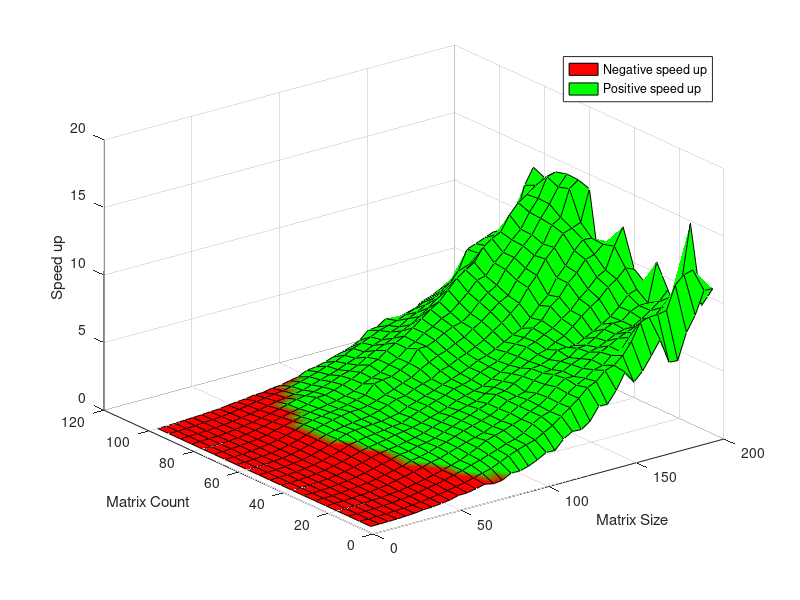

Source code (MATLAB):
clc;
clear;

speedup = [0.00109289617486339	0.00628366247755835	0.0144020037570445	0.0292207792207792	0.06503884572697	0.0981366459627329	0.184321045263649	0.207066381156317	0.281458333333333	0.366247755834829	0.539622641509434	0.550979680696662	0.683421159302797	0.836107014956815	0.705105372514099	0.777763175187278	1.13171904516572	1.12213302752294	1.3038377986966	1.59055588762702	1.96042518397383	1.9355702805583	2.61372257958107	2.9895920765486	2.95172615564658	3.3908969210174	4.33522822270523	4.30431491294474	5.16006389776358	6.33058419243986	5.40330754867965	6.05508948545861	7.0234223482023	8.03180212014134	6.17869796279894	6.12206671577397	8.02924824752236	9.13580078922303	10.7946808510638	10.7440529194759;
0.000698421567257997	0.00386029411764706	0.0125050423557886	0.0301399354144241	0.0557104771243833	0.101144521736362	0.150659569544087	0.215154575463877	0.299116867824551	0.401174197384067	0.51620233012519	0.638203686174063	0.758761567880125	0.927292899408284	1.11179483531337	1.27768961106637	1.56885960799025	1.85252147573183	2.11475687772679	2.32669291775276	2.50780318403381	2.86842973842726	3.2362209502235	3.73982392542724	4.20690140561845	4.71429861257411	5.33607840862959	5.60988525188844	6.23894273127753	6.45321626916372	6.99274770536332	7.84958584337349	9.11229622001342	9.30493898590364	9.33461829976936	9.44465890960034	11.1668618127076	11.752942018953	11.9196158075447	9.10816766467066;
0.00250757496604326	0.00480653950953678	0.0165831909417993	0.0390154627299087	0.073272047214328	0.124369379249836	0.18398765614029	0.256703148067201	0.355335917103151	0.497955988518744	0.604542682238135	0.737828424182647	0.926811555697256	1.10152477074177	1.32024773077301	1.50969652865551	1.73049137428532	1.94440756965647	2.19701452432202	2.36771691946206	2.64174877951898	3.13386892546828	3.52182647607029	3.70096039534721	4.157572589004	4.69204794173151	5.12264741001876	5.45852403303608	5.91124013489553	6.06568311391319	6.62724547136293	6.7322962501314	7.59906063652071	7.69533165806279	7.46445403934966	8.03621913794364	8.1830759681066	8.6964168798266	10.6605825357788	14.8416826923077;
0.000729873731844391	0.00477280561423357	0.0175622229559329	0.0435705770882173	0.0953881733256002	0.115275573703261	0.184607582977896	0.259096213886959	0.355614012156068	0.462575486396353	0.594143957265242	0.731644403769196	0.920183729599173	1.09861833269059	1.2977422066888	1.57790629957628	1.8723688085792	2.22256826965274	2.42523312573259	2.62755604711326	2.87157777023384	3.1105010500489	3.51845158659549	3.76382305772548	4.20272953499059	4.78996618967932	5.25552189656397	5.21977761595074	5.6370412538025	6.10828428644345	6.48799504778333	6.77009891770212	7.16259434807971	7.43538290981444	7.67727251076802	7.7771355544546	7.92181537114062	8.55444420777766	9.15029166745326	7.43958965848875;
0.000701959637320854	0.00530168554328532	0.0196581416933072	0.0536132321452952	0.10218305533242	0.156785483684045	0.233758132649862	0.329651052678968	0.472855340041329	0.607817778556708	0.754828537642885	0.917176395004885	1.12894561603719	1.24541693490144	1.46541869719551	1.67449417875952	1.90134873321935	2.08264177745469	2.26541359532623	2.55880881934422	2.78129667270208	3.1708241439955	3.52493973398008	3.81699812717382	4.11723537943614	4.58768720206611	5.13240346635573	5.22517398124451	5.54414930900407	5.80205596677313	6.10952285790317	6.27377337382132	6.57000230946036	6.90165436895934	7.09439261288847	7.15312502928105	7.51134005193759	7.95294185779707	8.44096249710292	9.13953996214878;
0.000776212085025078	0.00660113367295688	0.0217334736891906	0.0624039938556067	0.116256353265587	0.178809562272925	0.26888388687277	0.376093438067726	0.509394524786668	0.660835539498698	0.795472014361019	1.03790697137047	1.13582989527134	1.31001169521675	1.52259550855906	1.70828079173692	1.944943947912	2.19339905888005	2.38717533672909	2.5912388037379	2.79528937073215	3.12132524612447	3.53425043119969	3.69760606456079	3.85268801986156	4.49757060786991	4.88195677418488	4.96257868214102	5.39521524339542	5.49921413718522	6.00193558344909	6.06601992440083	6.44932703682946	6.88344625300113	7.17038072549603	7.14456787062755	7.68048614532742	7.94665654459974	7.95587947277435	10.8133544856598;
0.00109431639422748	0.00748496324348407	0.0268985020267374	0.0697772721904158	0.129817221232471	0.213704740388911	0.315915849695722	0.444270944097606	0.59411159428823	0.766965353725222	0.910806220540734	1.10971501725242	1.16488325032296	1.36389783805631	1.46315183720446	1.61819444920924	1.88345777027718	2.1231831102396	2.38742395301657	2.61472766278082	2.90123762990153	3.11908800659805	3.61334624307777	3.70848303653676	4.07298212357201	4.43882312622643	4.81420076658668	4.91260894809948	5.14436701996992	5.67288241017345	5.70837918597699	5.65486706293991	6.01459970624142	6.33563641024871	6.71337748965819	7.10362820483418	7.65397553492244	8.36097086164379	8.57944824636442	8.86232460941387;
0.0008261475706098	0.00777424051382435	0.0325897108172379	0.0767638916077072	0.150154164216079	0.232263638461675	0.339921199430052	0.505851712474273	0.652561726835986	0.853930187016299	0.992248945628633	1.10581178090274	1.18839409839006	1.32502923457229	1.4581802146112	1.61975451609522	1.86969771361398	2.06533038880179	2.35917978514095	2.57975827581122	2.76855458207424	2.91737948722941	3.29554104942638	3.59819116900746	3.86528275786753	4.24774632802599	4.49399286020682	4.80969449403043	5.14675234966176	5.33036321865106	5.70135751930614	5.98684034084327	6.51698853315801	7.09016691295816	7.6105458814322	8.02759693788281	8.71061082823796	9.13609661272345	9.77247332390271	9.52046345602434;
0.00108572721103823	0.00678311757403795	0.0354622504344126	0.0751063185345156	0.142581722687947	0.235687550362057	0.375527182390664	0.522127825724018	0.705192001964611	0.915109563549825	1.05389285571111	1.16906405903946	1.27993726968228	1.44301880383012	1.52982894718965	1.64560782842799	1.80776619448741	2.03096052701227	2.20904742202188	2.43715431314561	2.74806551614714	2.93809993326698	3.13197503697351	3.2974310688407	3.6482747188289	3.98510635109348	4.32721762624185	4.78094098434171	5.31170491030734	5.51657063434918	5.87245111426079	6.1787832406136	6.69404671727568	7.14721283425056	7.83624892098095	8.37939578647799	9.07449728933912	9.42259596387409	11.0082457418441	12.2806267044543;
0.00062613486945088	0.00651041046995836	0.0369911636838211	0.0819939436291637	0.159425367904695	0.242302509470901	0.386097451604813	0.557929165313172	0.746819586867787	0.995501891224215	1.14065459707738	1.24793099675665	1.326553172673	1.41833029919673	1.51151267331506	1.57610170979073	1.85097281295209	2.10820596665781	2.33533795156775	2.54658888543801	2.76685657117118	3.06451854969944	3.1982052765138	3.39288810721098	3.75962524377249	4.00416861492618	4.24316439599182	4.71348975891706	5.14765961804097	5.45379483284999	5.98436307370861	6.36858212163159	7.22861774457393	7.74321042530939	8.60339085054474	9.19909020852177	9.99693570824051	10.1977283384567	10.7732996952578	10.7751737033338;
0.00198990832208088	0.00760753219189724	0.0423022021203227	0.0818699992919351	0.149073299807369	0.249095378054131	0.392110406918202	0.584469276382622	0.800830662356103	1.05964281857637	1.26756071700739	1.38022647095275	1.42686716433904	1.47227678900224	1.5137429120922	1.63170332600722	1.76443699015518	2.06097111985804	2.27583743315189	2.51010409585194	2.74558534283875	2.98985441800002	3.23120874193773	3.47412731463376	3.73962893979343	4.08274756704535	4.26882994412112	4.56401657178006	4.93242871692047	5.2708615115536	5.57864011500351	6.18548106154217	6.91404538873028	7.51639529258644	8.62643929623663	9.33715962095613	10.2802727764224	10.9174309504807	10.8386505053411	7.88353287344754;
0.00124484556134755	0.00832495475568068	0.0363712342230098	0.115219396934997	0.156551007362246	0.264234311087779	0.418248277801209	0.582184037983269	0.79654561464931	1.02903268449056	1.17772713308995	1.29136892422506	1.37434454139725	1.46186629615399	1.53878400374641	1.74922760532911	1.97864092751896	2.23488399035272	2.31303442971542	2.6322474358653	2.84910084211854	3.03197789182787	3.46448913136125	3.64829158984041	3.98801928202117	4.23362454617159	4.54388307270328	4.88039610830602	5.33638252368407	5.77186321522013	6.29071283953135	6.87126653015414	7.85163457612449	8.58179014702988	9.6107127396772	10.2941962243988	11.1658400293582	11.3803187418729	11.6377406816154	13.9412385249029;
0.00121199878800121	0.01023343604671	0.0392078477197946	0.0901773151717294	0.157270501187677	0.2545324549308	0.393614070581325	0.575384229700824	0.790285578672573	1.05041325672619	1.18758281783738	1.38117336223833	1.48334729373359	1.61803324144905	1.61545107291808	1.7221316446333	1.92978011842379	2.18383330196052	2.4252601423823	2.70670102418543	2.93417468088391	3.3658740081736	3.69907040074233	4.02871726126238	4.23417617937073	4.58176309267772	4.86004416340271	5.30761357782882	5.69169203168341	6.22063705940834	6.72455889454486	7.07700615572026	8.02353887904969	8.73361124693144	9.50822801661847	10.1708133726111	11.4036752386645	11.7873702502726	13.7413004349783	14.2254633595921;
0.00188093670647983	0.0105844304335043	0.0453208221591234	0.0975436729626674	0.167506803743719	0.2608163172736	0.390651060391541	0.553641710081585	0.764737304637017	1.00477661513581	1.15255926847287	1.26671731850355	1.37872632357513	1.46942908701772	1.59005176608913	1.77215769122234	1.9541559088385	2.61345780571217	2.73787072203618	2.80397297849736	3.10658651208283	3.44699696247402	4.32312055376164	4.32115091702195	4.59850711001286	4.95840537048101	5.25999914463917	5.41607027464542	5.8757644866313	6.55558762116557	7.06320192991048	7.45133606046579	8.42720865904203	9.13930811466519	9.82419780574094	10.4795305860929	11.5195405864363	12.4030534111961	13.4782677165354	14.262125984252;
0.00104139546992971	0.0158951821579661	0.0559804719283971	0.0996301862577889	0.174655606275393	0.232723946352422	0.370538117180628	0.526184625188092	0.707402943603688	0.876469810327994	1.01476219751568	1.18477029309276	1.28341830936202	1.39367136119588	1.51888293344448	1.68553724615176	1.86883579847244	2.22568081739241	2.48563902300994	2.72764253009848	3.12013188677135	3.416265264968	3.97047189974435	4.28143577641482	4.75250300941257	5.05839191460153	5.48403773364315	5.75193056837083	6.30959189852976	6.88459479731056	7.61404861493097	7.75486455566295	8.53792617909679	9.14671077510537	9.89433309517542	10.5084066508299	11.5859561270892	12.4302792940795	13.8568799376012	14.0456023768085;
0.00135558756248411	0.00841656133788256	0.0356102642600506	0.0746844444932578	0.136745839717131	0.224393004316974	0.339385943152173	0.462550040447201	0.621875918847398	0.782107574094402	0.938547533026863	1.05628139575767	1.20872622028982	1.53437359670018	1.53345490404143	1.73602649380366	1.95047408634815	2.1926781536047	2.52535957607873	2.88584937142908	3.13414250893394	3.59632622608001	3.99066816472202	4.32382938926999	4.75351082642429	5.27578912362706	5.7696803819493	6.16288310336582	6.87119673256321	7.54832081443546	7.98465881993224	8.36982123141329	9.32104625406161	9.78795431830924	10.1025544235112	11.1871002501663	11.9117478839801	12.3449558160431	12.8450983197069	13.2441528066528;
0.000668896321070234	0.00608478128591711	0.0301623666812304	0.0625996547946573	0.112347342846641	0.187527759043279	0.282534557196241	0.384834135615898	0.518406978555481	0.666621669373121	0.822089670503819	1.00151573573015	1.18642922411995	1.28551799871795	1.41225150670145	1.58455756901932	1.79099493653816	2.06563446616362	2.24838201888776	2.49751667376188	2.90633530430057	3.22643048491845	3.51101697658924	3.78169413525245	4.14760977959811	4.42312298038696	4.85322818053198	5.30152213704158	5.81798638230747	6.31692478854045	6.68454927210914	6.91461339528111	7.76808278610323	8.46895002469557	9.05662693116092	9.47806011194765	10.1365877895206	10.2372141913332	12.4657474004012	13.628207541251;
0.000689447149566941	0.00549408622663106	0.0281701936510474	0.0606487496953168	0.105057231085353	0.168780532208635	0.2423320731118	0.335484088060367	0.435553081655982	0.5581202036545	0.688544144564107	0.833541277558911	0.923439266282668	1.02228731348694	1.14892630442063	1.35686409622515	1.55109199654018	1.74959853006601	1.95738513013051	2.22673261776241	2.44804849523999	2.74672297872983	3.05017924637229	3.28344175221811	3.68304396489449	3.89918585019296	4.32318713885932	4.60457597324545	4.98564744679929	5.31422465595566	5.63488924358221	5.7929243531076	6.48683618805671	7.12919452148227	7.76245353380719	8.12728248365105	8.77467641252331	8.91061004467786	9.38568617212583	10.8185820913094;
0.000955414012738854	0.00580142830486336	0.0247492464171764	0.0584404357097574	0.117985693522186	0.154577664212426	0.212887674754941	0.285755090689056	0.394415601093397	0.499602707071814	0.627275243505424	0.717327768637366	0.82680236944761	0.888202494705974	1.03220663265306	1.20175343380787	1.40437073138659	1.5899880250769	1.83718597495689	2.00860376486892	2.27787511339792	2.6079607933642	2.85346658338538	3.12258352176821	3.41586280171198	3.61089355642577	3.80069398075681	4.06199106908327	4.32668167192858	4.61373878286767	4.80307873832096	5.06898247635083	5.51171645974138	6.22707036513257	7.68065617012674	7.90649952777539	8.16625777904083	8.42436824396879	7.94178869114665	7.09430617700456;
0.000909573258546199	0.00480617213684943	0.0297932881412671	0.0747585920465165	0.102061704927621	0.135354981453765	0.184574963052165	0.219645158092973	0.306933622645231	0.390089713196672	0.436295835922934	0.549448878753326	0.557866798345781	0.697050275183971	0.741685697036512	0.891721800871389	1.00505576585961	1.31599508873758	1.39179660845611	1.55166011622019	1.77594035272188	1.95397794586713	2.16642069624099	2.46983915696062	3.05238208106186	3.11772135359958	3.55908009516257	3.3339739289664	3.502703440277	3.50992636778824	4.06837661000301	4.28493803040479	4.59333031537649	4.77206784874521	5.23048787682143	6.53818381872572	6.37240969228482	6.96736474432968	6.97659353588484	7.26315789473684];
rows = 5:5:200;
cols = 5:5:100; 

mask = zeros(20, 40, 3);
for i = 1:20
    for j = 1:40
        if (speedup(i,j) < 1)
            mask(i,j,:) = [1,0,0];
        else
            mask(i,j,:) = [0,1,0];
        end
    end
end

figure(1);
surf(rows, cols, speedup, 'CData', mask, 'FaceColor', 'interp');
xlabel("Matrix Size")
ylabel("Matrix Count")
zlabel("Speed up")

hold on
h1 = surf([100 101], [100 101], [1,1;1,1], 'FaceColor', 'red', 'FaceAlpha', 1);
h2 = surf([100 101], [100 101], [1,1;1,1], 'FaceColor', 'green', 'FaceAlpha', 1);
hold off
legend([h1, h2], {'Negative speed up', 'Positive speed up'});
